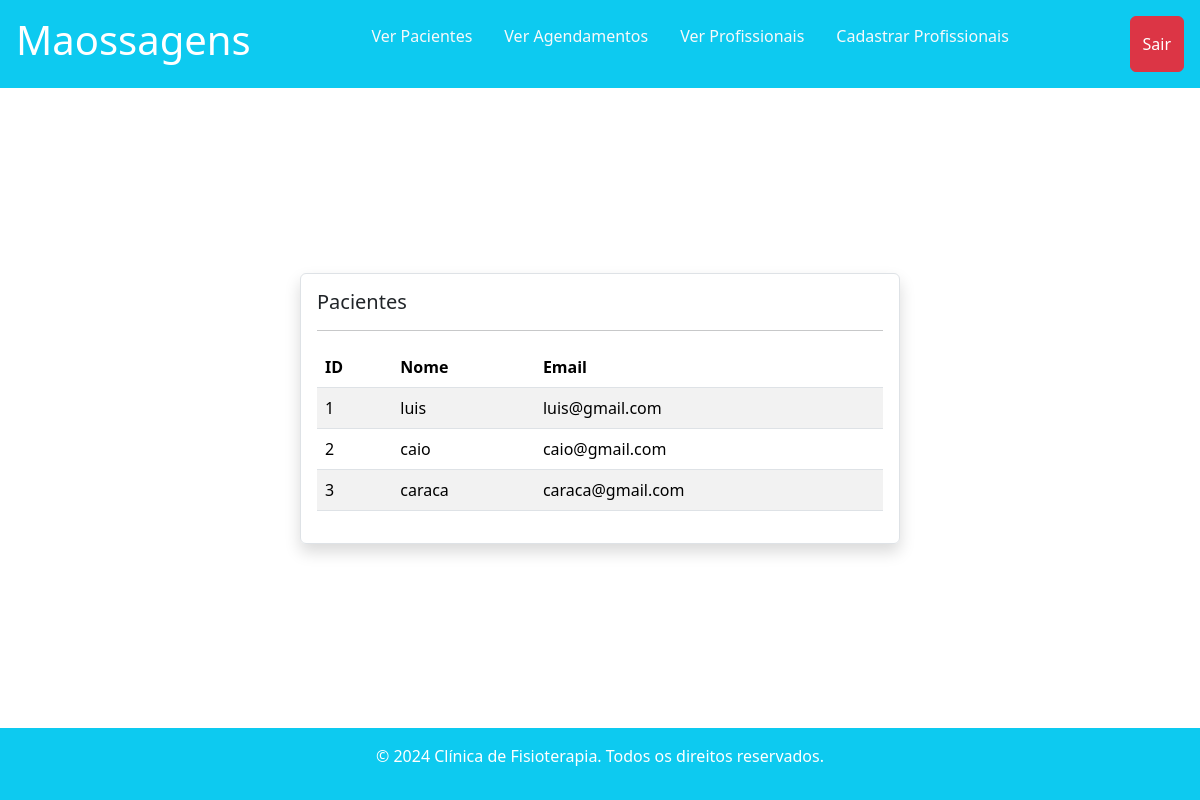
Page /registros/ver_pacientes/ on the earlier database version.
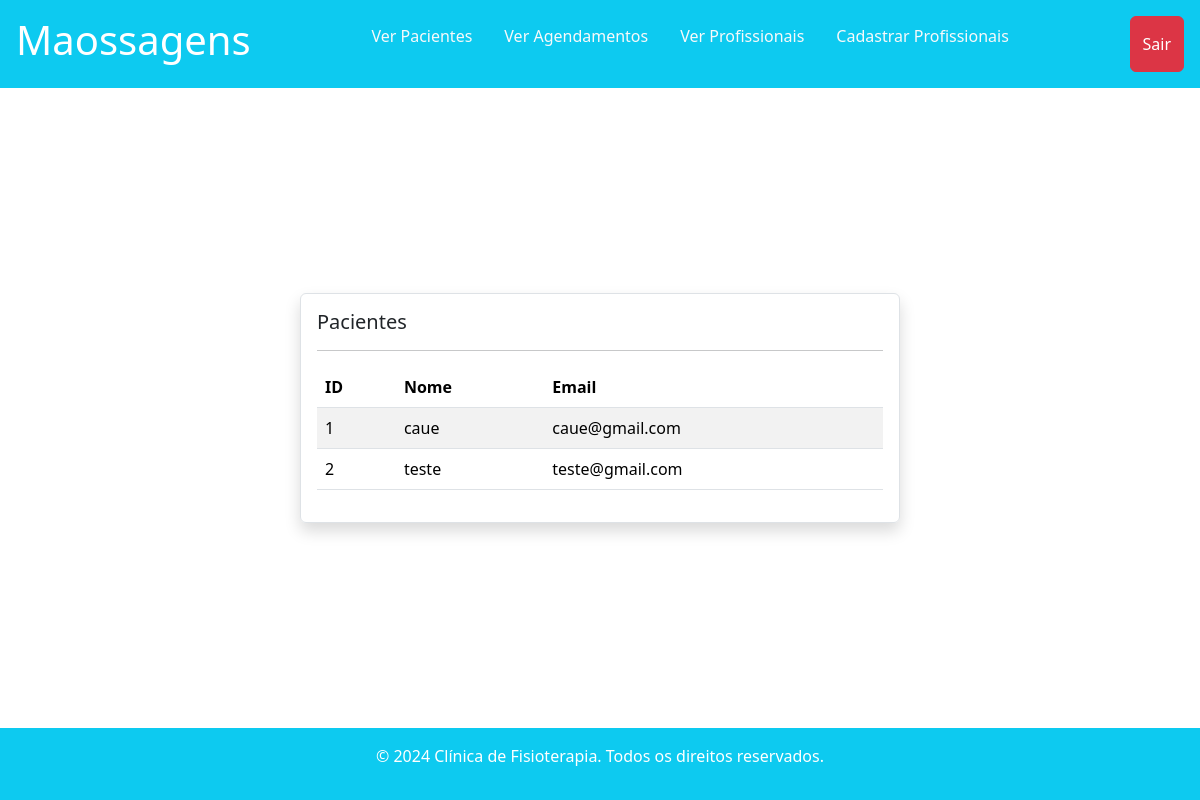
Same page on the later database version.
### paciente/models.py (models this page shows, shortened)
class Paciente(models.Model):
    nome = models.CharField(max_length=60, null=False)
    email = models.EmailField(null=False)
    senha = models.CharField(max_length=64,null=False)

### registros/views.py (the view)
# urls.py: path('ver_pacientes/', views.ver_paciente, name='ver_paciente'),
def ver_paciente(request):
    if request.method == "GET":
        pacientes = Paciente.objects.all()
        return render(request,'ver_pacientes.html', {'pacientes' : pacientes})

### registros/templates/ver_pacientes.html (shortened to what this page needs)
{% extends "base.html" %}
{% load static %}
{% block 'body' %}
<header>
    <div class="container-fluid d-flex  justify-content-between bg-info text-white p-3">
        <h1>Maossagens</h1>
        {% include 'partials/regis_nav.html' %}
        <a href="{% url 'sair' %}" class="btn btn-danger d-flex text-center align-items-center">Sair</a>
    </div>
</header>
<main class="flex-fill d-flex flex-row align-items-center">
    <div class="container w-50 border rounded p-3 mx-auto shadow">
        <h1 class='fs-5'>Pacientes</h1>
        <hr>
        <table class="table table-striped">
            <thead>
                <tr>
                    <th>ID</th>
                    <th>Nome</th>
                    <th>Email</th>
                </tr>
            </thead>
            <tbody>
                {% for paciente in pacientes %}
                    <tr>
                        <td>{{ paciente.id }}</td>
                        <td>{{ paciente.nome }}</td>
                        <td>{{ paciente.email }}</td>
                    </tr>
                {% empty %}
                    <tr>
                        <td colspan="4">Você não tem pacientes.</td>
                    </tr>
                {% endfor %}
            </tbody>
        </table>
    </div>
</main>
{% endblock 'body' %}

Differences in the rows shown:
removed Paciente: id "3", nome "caraca", email "caraca@gmail.com"
changed Paciente id 1: nome "luis" → "caue"; email "luis@gmail.com" → "caue@gmail.com"
changed Paciente id 2: nome "caio" → "teste"; email "caio@gmail.com" → "teste@gmail.com"
